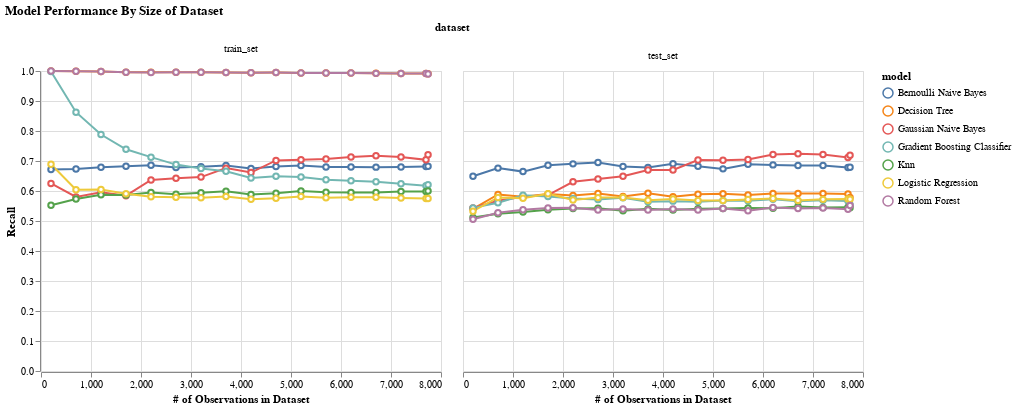

The notebook cell saved with this chart:
### Code cell
chart = create_alt_plot(
    dataset = performance_all_avg[performance_all_avg['grouping'] == "macro_avg"],
    x_col = 'n_obs',
    x_name = '# of Observations in Dataset',
    y_col = 'recall',
    y_name = 'Recall',
    title = 'Model Performance By Size of Dataset'
)

chart

### Figure 1 — Vega-Lite specification as saved in the notebook (floating-point values rounded to 4 significant figures; data arrays with more than 128 entries replaced by an {"elided": "..."} marker saying what was removed)
{"config": {"view": {"continuousWidth": 400, "continuousHeight": 300}}, "data": {"name": "data-805ee79d1536b345eed7c514e076eda7"}, "facet": {"field": "dataset", "sort": ["train_set", "test_set"], "type": "nominal"}, "spec": {"mark": {"type": "line", "point": {"filled": false, "fill": "white"}}, "encoding": {"color": {"field": "model", "type": "nominal"}, "x": {"field": "n_obs", "title": "# of Observations in Dataset", "type": "quantitative"}, "y": {"field": "recall", "title": "Recall", "type": "quantitative"}}}, "title": "Model Performance By Size of Dataset", "$schema": "https://vega.github.io/schema/vega-lite/v4.17.0.json", "datasets": {"data-805ee79d1536b345eed7c514e076eda7": {"elided": "238 records"}}}
